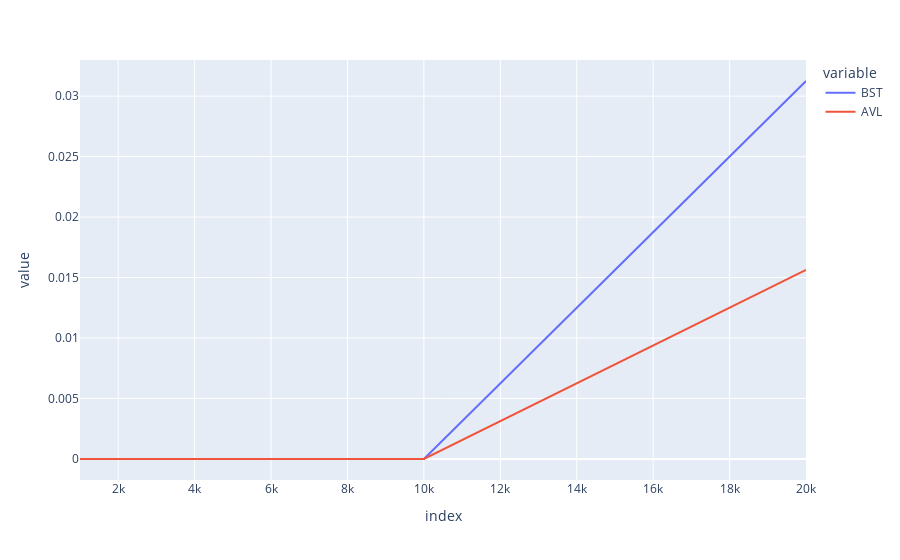

Notebook cell for this chart:
### Markdown cell above
### Porównanie czasu przeszukiwania drzewa

### Code cell
get_plot(compare_diffrent_array_length(method=searching_comparison, array_of_lengths=[1000, 2000, 4000, 5000, 10000, 20000]))

### Figure 1 — Plotly figure (JSON) as saved in the notebook; plotly's stock layout.template omitted (floating-point values rounded to 4 significant figures)
{"data": [{"hovertemplate": "variable=BST<br>index=%{x}<br>value=%{y}<extra></extra>", "legendgroup": "BST", "line": {"color": "#636efa", "dash": "solid"}, "marker": {"symbol": "circle"}, "mode": "lines", "name": "BST", "orientation": "v", "showlegend": true, "type": "scatter", "x": [1000, 2000, 4000, 5000, 10000, 20000], "xaxis": "x", "y": [0, 0, 0, 0, 0, 0.03125], "yaxis": "y"}, {"hovertemplate": "variable=AVL<br>index=%{x}<br>value=%{y}<extra></extra>", "legendgroup": "AVL", "line": {"color": "#EF553B", "dash": "solid"}, "marker": {"symbol": "circle"}, "mode": "lines", "name": "AVL", "orientation": "v", "showlegend": true, "type": "scatter", "x": [1000, 2000, 4000, 5000, 10000, 20000], "xaxis": "x", "y": [0, 0, 0, 0, 0, 0.01562], "yaxis": "y"}], "layout": {"legend": {"title": {"text": "variable"}, "tracegroupgap": 0}, "margin": {"t": 60}, "xaxis": {"anchor": "y", "domain": [0, 1], "title": {"text": "index"}}, "yaxis": {"anchor": "x", "domain": [0, 1], "title": {"text": "value"}}}}
